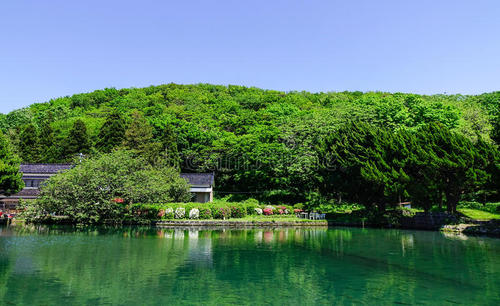
#> input picture OpenCV/Images/m3m.jpg, 500 x 306 px, found by its file name
$ jupyter execute '24_图片颜色反转.ipynb'
#> lines starting #> are read from the running program, lines starting #| are printed output that depends on the picture
[cell 1]
# 需求： 实现图片颜色反转，分为 灰度图像反转【255-当前值】， 彩色图像反转
import cv2
import numpy as np

# 读取彩色图片
img = cv2.imread("..\Images\m3m.jpg",1)
#> img is the input picture: shape (306, 500, 3); mean B, G, R 106.6, 122.4, 89.1
imgInfo = img.shape
#> imgInfo = (306, 500, 3)
height = imgInfo[0]
#> height = 306
width = imgInfo[1]
#> width = 500
deep = imgInfo[2]
#> deep = 3

# 将彩色图片转换 成 灰度图像
gray = cv2.cvtColor(img,cv2.COLOR_BGR2GRAY)
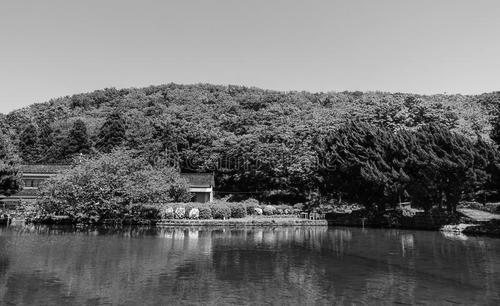
#> gray: shape (306, 500); min 0, max 254, mean 110.7

# 创建一个 灰度图片 大小的 全空矩阵
dst = np.zeros((height,width,1),np.uint8)

#通过循环 获取每个像素点的 值， 再用 255 - gray[i,j] 实现 反转
for i in range(0,height):
    for j in range(0,width):
        grayPixel = gray[i,j] # 获取每个 像素点的 值
        dst[i,j] = 255 - grayPixel  # 通过 255- 该值，实现反转
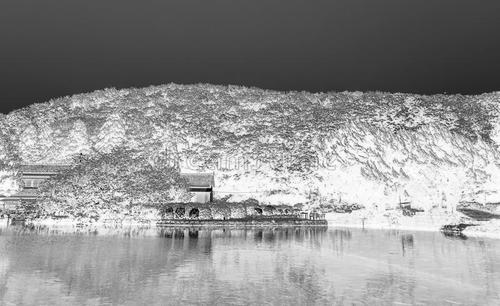
#> dst: shape (306, 500, 1); min 1, max 255, mean 144.3

# 显示与关闭窗口
cv2.imshow("dst",dst)
cv2.waitKey(0)
cv2.destroyAllWindows()

[cell 2]
# 彩色图片的 反转
import cv2
import numpy as np

# 读取彩色图片
img = cv2.imread("..\Images\m3m.jpg",1)
imgInfo = img.shape
height = imgInfo[0]
width = imgInfo[1]
deep = imgInfo[2]

# 创建一个 彩色图片 大小的 全空矩阵
dst = np.zeros((height,width,3),np.uint8)

#通过循环 获取每个像素点的 值， 再用 255 - img[i,j] 实现 反转
for i in range(0,height):
    for j in range(0,width):
        (b,g,r) = img[i,j] # 获取每个 像素点的 值
        dst[i,j] = (255-b,255-g,255-r)  # 通过 255- (b,g,r)，实现反转
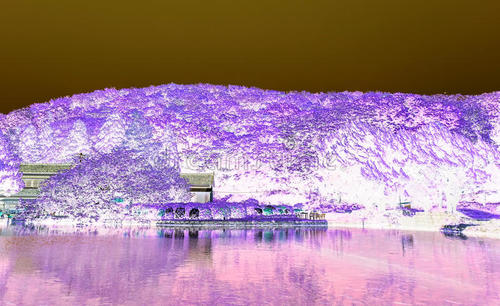
#> dst: shape (306, 500, 3); mean B, G, R 148.4, 132.6, 165.9
#         dst[i,j] = 255 - img[i,j]

# 显示与关闭窗口
cv2.imshow("dst",dst)
cv2.waitKey(0)
cv2.destroyAllWindows()

$ run again, with OpenCV/Images/m1m.jpg copied over OpenCV/Images/m3m.jpg
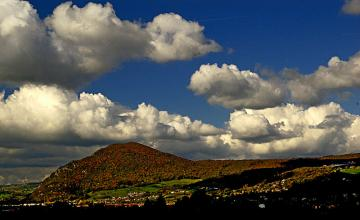
#> input picture OpenCV/Images/m1m.jpg, 360 x 220 px, found by its file name
#> img is the input picture: shape (220, 360, 3); mean B, G, R 87.2, 86.7, 83.4
#> after the loop `for i in range(0,height):`:
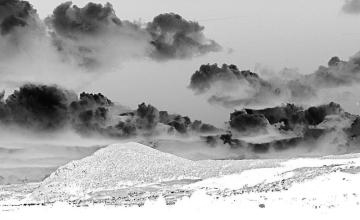
#> dst: shape (220, 360, 1); min 3, max 255, mean 169.3
#> after the loop `for i in range(0,height):`:
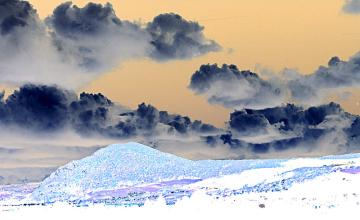
#> dst: shape (220, 360, 3); mean B, G, R 167.8, 168.3, 171.6

$ run again, with OpenCV/Images/m2m.jpg copied over OpenCV/Images/m3m.jpg
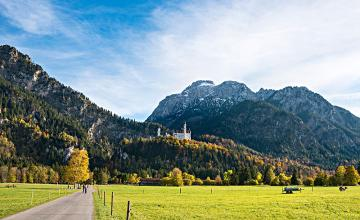
#> input picture OpenCV/Images/m2m.jpg, 360 x 220 px, found by its file name
#> img is the input picture: shape (220, 360, 3); mean B, G, R 141, 149, 132.6
#> after the loop `for i in range(0,height):`:
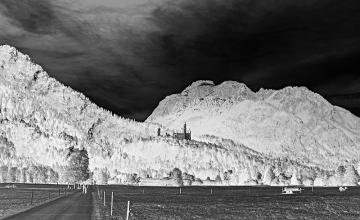
#> dst: shape (220, 360, 1); min 0, max 254, mean 111.8
#> after the loop `for i in range(0,height):`:
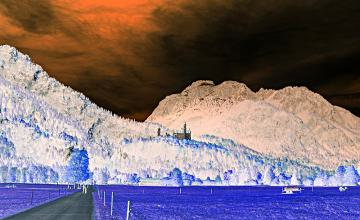
#> dst: shape (220, 360, 3); mean B, G, R 114, 106, 122.4

$ run again, with OpenCV/Images/m4m.jpg copied over OpenCV/Images/m3m.jpg
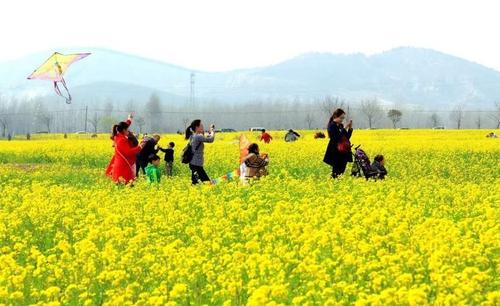
#> input picture OpenCV/Images/m4m.jpg, 500 x 306 px, found by its file name
#> img is the input picture: shape (306, 500, 3); mean B, G, R 115.9, 207.7, 201.8
#> after the loop `for i in range(0,height):`:
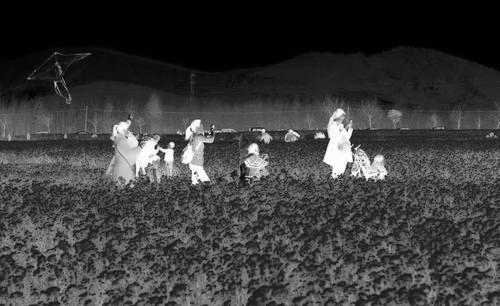
#> dst: shape (306, 500, 1); min 0, max 255, mean 59.5
#> after the loop `for i in range(0,height):`:
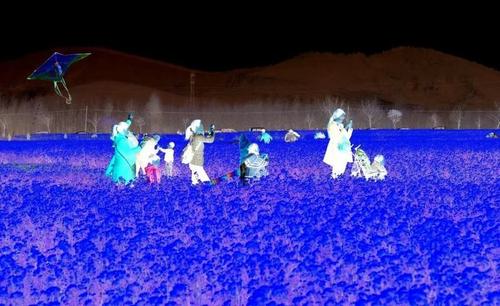
#> dst: shape (306, 500, 3); mean B, G, R 139.1, 47.3, 53.2
